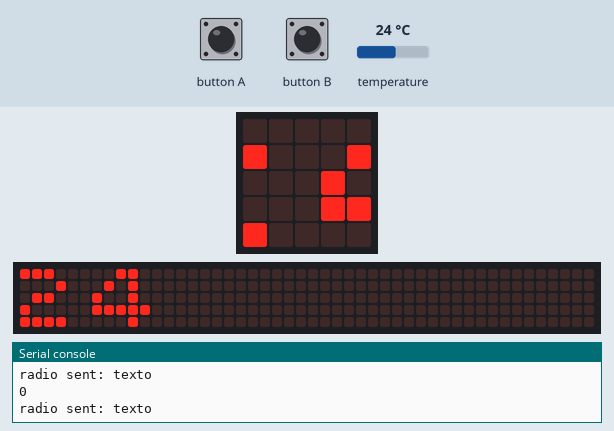
Simulated run of this program. Board: BBC micro:bit (MakeCode). Parts: the board's 5×5 LED display, a strip that is not on the board, showing the scrolling text unrolled, the last lines printed to the serial console. The inputs (shaded band) are chosen by the test bench; at power-on: temperature 24 °C. No radio messages arrive unless stated (any console line starting 'radio sent:' is added by the test bench); the 48×5 strip is a reading aid, not a part: it shows the text the display is scrolling, unrolled, one strip-width of it at a time.

Above: at 1.27 s.
1.3 s: temperature set to 12 °C
At 7.59 s:
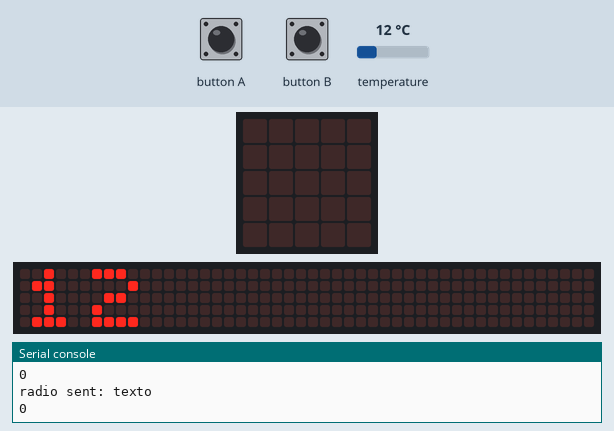
8.9 s: temperature set to 19 °C
At 11.31 s:
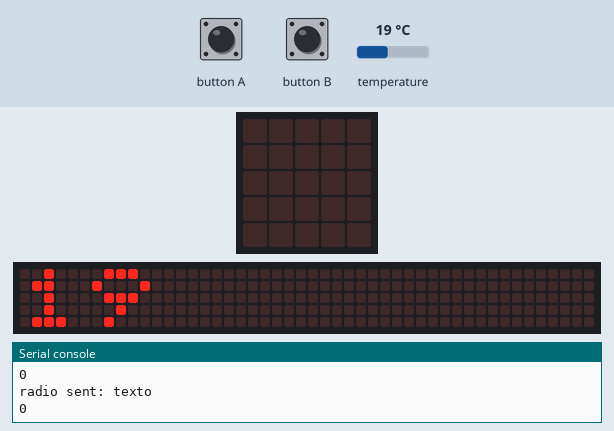
12.6 s: temperature set to 28 °C
At 17.45 s:
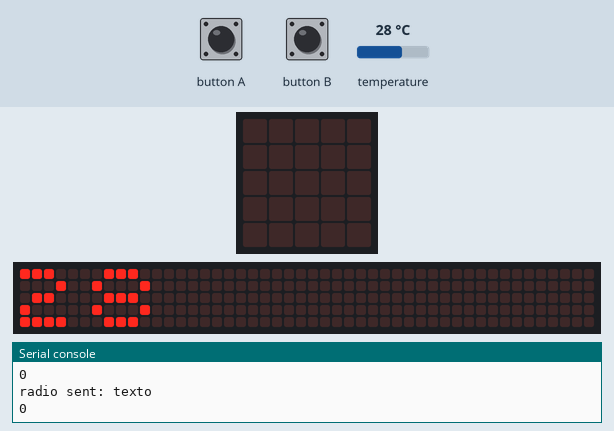

The program:

main.ts
```typescript
input.onButtonPressed(Button.A, function () {
    pins.digitalWritePin(DigitalPin.P0, 1)
})
input.onButtonPressed(Button.B, function () {
    pins.digitalWritePin(DigitalPin.P0, 0)
})
serial.redirect(
SerialPin.USB_TX,
SerialPin.USB_RX,
BaudRate.BaudRate115200
)
serial.redirectToUSB()
basic.forever(function () {
    radio.sendString("texto")
})
basic.forever(function () {
    serial.writeLine("" + (pins.digitalReadPin(DigitalPin.P0)))
})
basic.forever(function () {
    basic.showNumber(input.temperature())
    basic.pause(1000)
    basic.clearScreen()
})
```

test.ts
```typescript
// aquí va el archivo "tests"; esto no se compilará cuando este paquete se utilice como una extensión.
```
